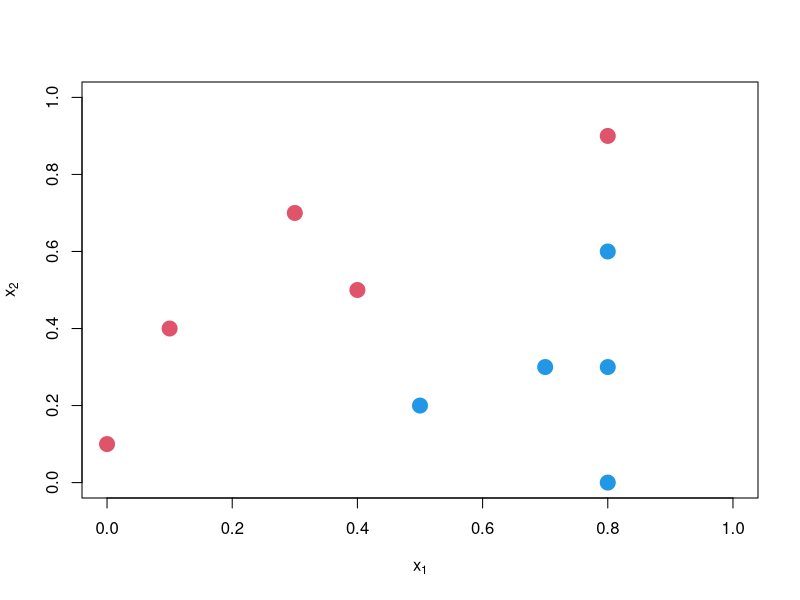

The R source for this figure: (Note: this script raises an error after producing the figure.)
x<-matrix(c(0,.1,.8,.9,.4,.5,.3,.7,.1,.4,.7,.3,.5,.2,.8,.6,.8,0,.8,.3), ncol=2,byrow=T)

y<-as.factor(c(rep(-1,5),rep(1,5)))

plot(x,pch=19,xlim=c(0,1),ylim=c(0,1), col=2*as.numeric(y),cex=2, xlab=expression(x[1]),ylab=expression(x[2]))

fit<-svm (x,y,kernel="linear",cost=100000)

big_x<-matrix(runif(200000),ncol=2,byrow=T)

points(big_x,col=rgb(.5,.5, .2+.6*as.numeric(predict(fit,big_x)==1)),pch=19)
points(x,pch=19,col=2*as.numeric(y),cex=2)

abline(c(-0.04,1))